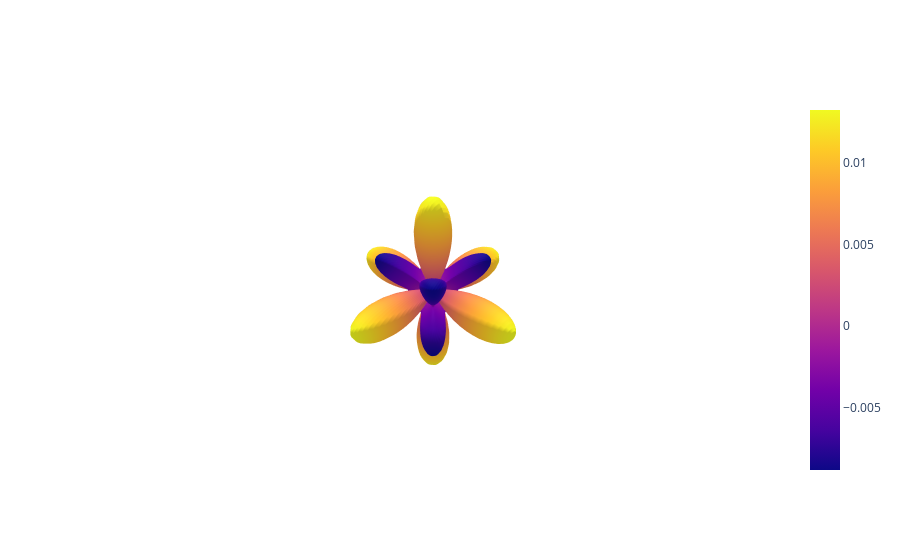

This figure's notebook cell:
### Code cell
# plot spherical harmonic projection
sph = SphericalTensor(L_max_relaxed, p_val=1, p_arg=-1)
    #r,f = sph.plot(signal = torch.tensor(relaxed_weights))
fig = go.Figure([go.Surface(**sph.plotly_surface(torch.tensor(even_ir_1),radius=True)[0])])
# Update layout to remove background and axes
fig.update_layout(
    scene=dict(
        xaxis_visible=False,
        yaxis_visible=False,
        zaxis_visible=False,
        aspectmode="data"
    ),
    showlegend=False
)
fig.show()

### Figure 1 — Plotly figure (JSON) as saved in the notebook; plotly's stock layout.template omitted (floating-point values rounded to 4 significant figures; data arrays with more than 128 entries replaced by an {"elided": "..."} marker saying what was removed)
{"data": [{"surfacecolor": {"elided": "100x100 float values"}, "type": "surface", "x": {"elided": "100x100 float values"}, "y": {"elided": "100x100 float values"}, "z": {"elided": "100x100 float values"}}], "layout": {"scene": {"aspectmode": "data", "xaxis": {"visible": false}, "yaxis": {"visible": false}, "zaxis": {"visible": false}}, "showlegend": false}}
